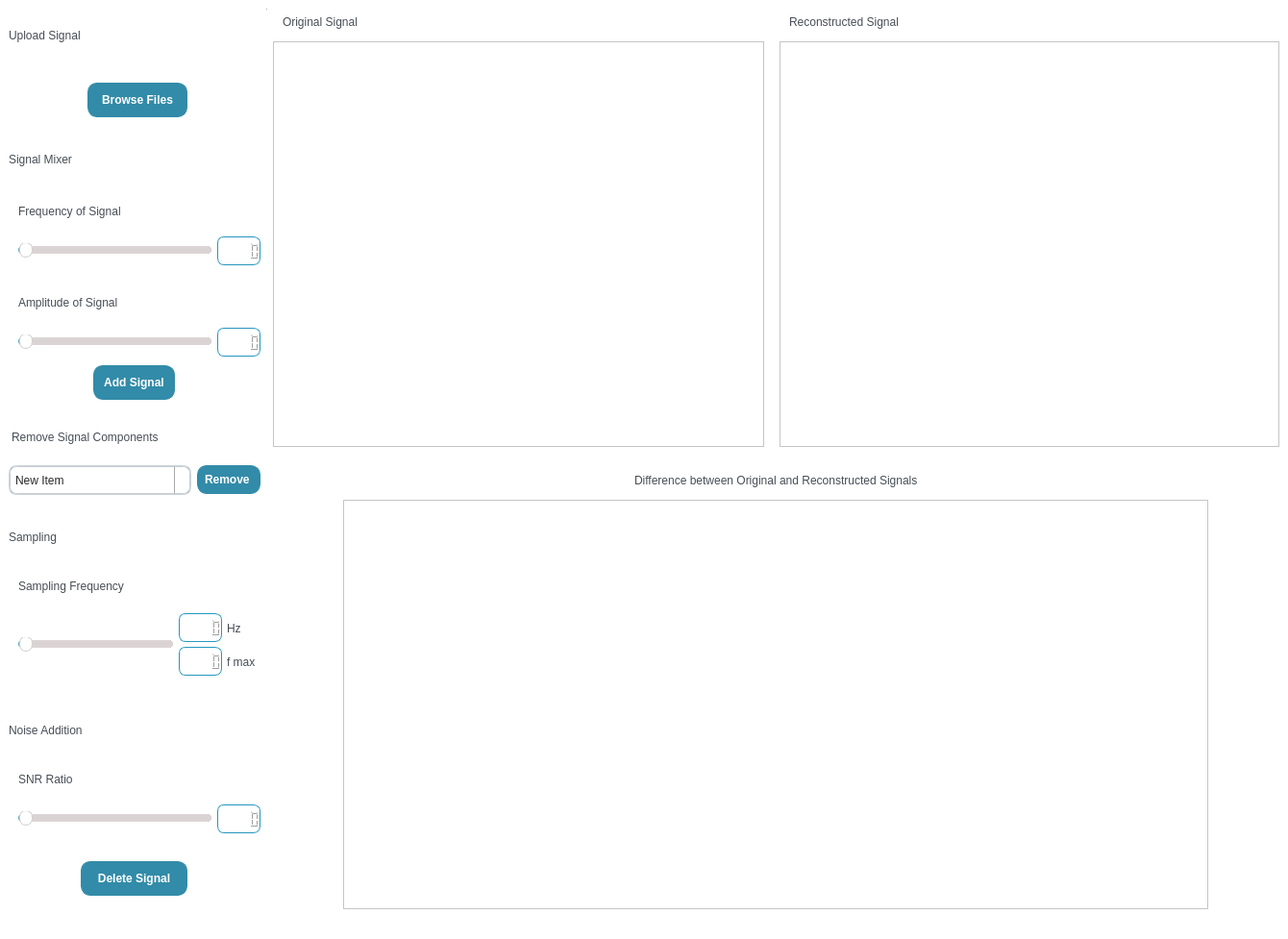
<?xml version="1.0" encoding="UTF-8"?>
<ui version="4.0">
 <class>MainWindow</class>
 <widget class="QMainWindow" name="MainWindow">
  <property name="geometry">
   <rect>
    <x>0</x>
    <y>0</y>
    <width>1340</width>
    <height>977</height>
   </rect>
  </property>
  <property name="windowTitle">
   <string>MainWindow</string>
  </property>
  <property name="styleSheet">
   <string notr="true">*{
padding: 0px;
margin: 0;
font: 12pt &quot;Calibri&quot;;

}

QMainWindow {
   /* background-color:#ececec;*/
 background-color:#e9e7e7;
}
QPushButton, QToolButton, QCommandLinkButton{
    padding: 0 5px 0 5px;
    border-style: solid;
    border-top-color: qlineargradient(spread:pad, x1:0, y1:0, x2:0, y2:1, stop:0 #c1c9cf, stop:1 #d2d8dd);
    border-right-color: qlineargradient(spread:pad, x1:1, y1:0, x2:0, y2:0, stop:0 #c1c9cf, stop:1 #d2d8dd);
    border-bottom-color: qlineargradient(spread:pad, x1:0, y1:1, x2:0, y2:0, stop:0 #c1c9cf, stop:1 #d2d8dd);
    border-left-color: qlineargradient(spread:pad, x1:0, y1:0, x2:1, y2:0, stop:0 #c1c9cf, stop:1 #d2d8dd);
    border-width: 2px;
    border-radius: 10px;
    color: #616161;
    background-color: qlineargradient(spread:pad, x1:0.5, y1:0, x2:0.5, y2:1, stop:0 #fbfdfd, stop:0.5 #ffffff, stop:1 #fbfdfd);
padding: 5px;
}
QPushButton::default, QToolButton::default, QCommandLinkButton::default{
    border: 2px solid transparent;
    color: #FFFFFF;
    background-color: qlineargradient(spread:pad, x1:0.5, y1:0, x2:0.5, y2:1, stop:0 #84afe5, stop:1 #1168e4);
}
QPushButton:hover, QToolButton:hover, QCommandLinkButton:hover{
    color: #fefafa;
}
QPushButton:pressed, QToolButton:pressed, QCommandLinkButton:pressed{
    color: #fefafa;
    background-color: qlineargradient(spread:pad, x1:0.5, y1:0, x2:0.5, y2:1, stop:0 #ffffff, stop:0.5 #fbfdfd, stop:1 #ffffff);
}
QPushButton:disabled, QToolButton:disabled, QCommandLinkButton:disabled{
    color: #616161;
    background-color: qlineargradient(spread:pad, x1:0.5, y1:0, x2:0.5, y2:1, stop:0 #dce7eb, stop:0.5 #e0e8eb, stop:1 #dee7ec);
}
QLineEdit, QTextEdit, QPlainTextEdit, QSpinBox, QDoubleSpinBox, QTimeEdit, QDateEdit, QDateTimeEdit {
    border-width: 2px;
    border-radius: 8px;
    border-style: solid;
    border-top-color: qlineargradient(spread:pad, x1:0.5, y1:1, x2:0.5, y2:0, stop:0 #c1c9cf, stop:1 #d2d8dd);
    border-right-color: qlineargradient(spread:pad, x1:0, y1:0, x2:1, y2:0, stop:0 #c1c9cf, stop:1 #d2d8dd);
    border-bottom-color: qlineargradient(spread:pad, x1:0.5, y1:0, x2:0.5, y2:1, stop:0 #c1c9cf, stop:1 #d2d8dd);
    border-left-color: qlineargradient(spread:pad, x1:1, y1:0, x2:0, y2:0, stop:0 #c1c9cf, stop:1 #d2d8dd);
    background-color: #f4f4f4;
    color: #3d3d3d;
}
QLineEdit:focus, QTextEdit:focus, QPlainTextEdit:focus, QSpinBox:focus, QDoubleSpinBox:focus, QTimeEdit:focus, QDateEdit:focus, QDateTimeEdit:focus {
    border-width: 2px;
    border-radius: 8px;
    border-style: solid;
    border-top-color: qlineargradient(spread:pad, x1:0.5, y1:1, x2:0.5, y2:0, stop:0 #85b7e3, stop:1 #9ec1db);
    border-right-color: qlineargradient(spread:pad, x1:0, y1:0, x2:1, y2:0, stop:0 #85b7e3, stop:1 #9ec1db);
    border-bottom-color: qlineargradient(spread:pad, x1:0.5, y1:0, x2:0.5, y2:1, stop:0 #85b7e3, stop:1 #9ec1db);
    border-left-color: qlineargradient(spread:pad, x1:1, y1:0, x2:0, y2:0, stop:0 #85b7e3, stop:1 #9ec1db);
    background-color: #f4f4f4;
    color: #3d3d3d;
}

QLineEdit:disabled, QTextEdit:disabled, QPlainTextEdit:disabled, QSpinBox:disabled, QDoubleSpinBox:disabled, QTimeEdit:disabled, QDateEdit:disabled, QDateTimeEdit:disabled {
    color: #b9b9b9;
}

QSlider{
margin-left: 10px
}

QSlider::groove {
    border: 1px solid #bbbbbb;
    background-color: #52595d;
    border-radius: 4px;
}

QSlider::groove:horizontal {
    height: 6px;
}

QSlider::groove:vertical {
    width: 6px;
}

QSlider::handle:horizontal {
    background: #ffffff;
    border-style: solid;
    border-width: 1px;
    border-color: rgb(207,207,207);
    width: 12px;
    margin: -5px 0;
    border-radius: 7px;
}

QSlider::handle:vertical {
    background: #ffffff;
    border-style: solid;
    border-width: 1px;
    border-color: rgb(207,207,207);
    height: 12px;
    margin: 0 -5px;
    border-radius: 7px;
}

QSlider::add-page, QSlider::sub-page {
    border: 1px transparent;
    background-color: #52595d;
    border-radius: 4px;
}

QSlider::add-page:horizontal {
    background: qlineargradient(spread:pad, x1:0, y1:0, x2:0, y2:1, stop:0 #ddd5d5, stop:0.5 #dad3d3, stop:1 #ddd5d5);
}

QSlider::sub-page:horizontal {
    background-color: qlineargradient(spread:pad, x1:0, y1:0, x2:1, y2:0, stop:0 #60adc5, stop:0.5 #3c9ebe, stop:1 #317892);
}

QSlider::add-page:vertical {
    background-color: qlineargradient(spread:pad, x1:0, y1:0, x2:0, y2:1, stop:0 #467dd1, stop:0.5 #3b88fc, stop:1 #467dd1);
}

QSlider::sub-page:vertical {
    background: qlineargradient(spread:pad, x1:0, y1:0, x2:1, y2:0, stop:0 #ddd5d5, stop:0.5 #dad3d3, stop:1 #ddd5d5);
}

QSlider::add-page:horizontal:disabled, QSlider::sub-page:horizontal:disabled, QSlider::add-page:vertical:disabled, QSlider::sub-page:vertical:disabled {
    background: #b9b9b9;
}

QComboBox, QFontComboBox {
    border-width: 2px;
    border-radius: 8px;
    border-style: solid;
    border-top-color: qlineargradient(spread:pad, x1:0.5, y1:1, x2:0.5, y2:0, stop:0 #c1c9cf, stop:1 #d2d8dd);
    border-right-color: qlineargradient(spread:pad, x1:0, y1:0, x2:1, y2:0, stop:0 #c1c9cf, stop:1 #d2d8dd);
    border-bottom-color: qlineargradient(spread:pad, x1:0.5, y1:0, x2:0.5, y2:1, stop:0 #c1c9cf, stop:1 #d2d8dd);
    border-left-color: qlineargradient(spread:pad, x1:1, y1:0, x2:0, y2:0, stop:0 #c1c9cf, stop:1 #d2d8dd);
    background-color: #f4f4f4;
    color: #272727;
    padding-left: 5px;
}

QComboBox:editable, QComboBox:!editable, QComboBox::drop-down:editable, QComboBox:!editable:on, QComboBox::drop-down:editable:on {
    background: #ffff;
}

QComboBox::drop-down {
    subcontrol-origin: padding;
    subcontrol-position: top right;
    width: 15px;
    color: #272727;
    border-left-width: 1px;
    border-left-color: darkgray;
    border-left-style: solid;
    border-top-right-radius: 3px;
    border-bottom-right-radius: 3px;
}
QComboBox::down-arrow {
    image: url(:/qss_icons/dark/rc/arrow_down_pressed.png);
width:15px;
height: 19px
}

QComboBox::down-arrow:on {
    top: 1px;
    left: 1px;
}

QComboBox QAbstractItemView {
    border: 1px solid darkgray;
    border-radius: 8px;
    selection-background-color: #dadada;
    selection-color: #272727;
    color: #272727;
    background: white;
}

QLabel, QCheckBox, QRadioButton {
    color: #272727;
}

QCheckBox {
    padding: 2px;
}

QCheckBox:disabled, QRadioButton:disabled {
    color: #808086;
    padding: 2px;
}

QCheckBox:hover {
    border-radius:4px;
    border-style:solid;
    padding-left: 1px;
    padding-right: 1px;
    padding-bottom: 1px;
    padding-top: 1px;
    border-width:1px;
    border-color: transparent;
}
QCheckBox::indicator:checked {
    image: url(/usr/share/icons/Adwaita/16x16/actions/object-select-symbolic.symbolic.png);
    height: 15px;
    width: 15px;
    border-style:solid;
    border-width: 1px;
    border-color: #48a5fd;
    color: #ffffff;
    border-radius: 3px;
    background-color: qlineargradient(spread:pad, x1:0, y1:0, x2:0, y2:1, stop:0 #48a5fd, stop:0.5 #329cfb, stop:1 #48a5fd);
}

QCheckBox::indicator:unchecked {
    
    height: 15px;
    width: 15px;
    border-style:solid;
    border-width: 1px;
    border-color: #48a5fd;
    border-radius: 3px;
    background-color: #fbfdfa;
}



QLCDNumber{
  background-color: #fff;
  border: 1.4px solid #2596be;
  border-width: 1.4px;
  border-radius: 7px;
  color: #000;
}

QMenuBar {
    background-color: #ececec;
}

QMenuBar::item {
    color: #616161;
    spacing: 3px;
    padding: 1px 4px;
    background-color: #ececec;
}

QMenuBar::item:selected {
    background-color: #dadada;
    color: #3d3d3d;
}
QMenu {
    background-color: #ececec;
}
QMenu::item:selected {
    background-color: #dadada;
    color: #3d3d3d;
}
QMenu::item {
    color: #616161;;
    background-color: #e0e0e0;
}
QTabWidget {
    color:rgb(0,0,0);
    background-color:#000000;
}
QTabWidget::pane {
    border-color: #050a0e;
    background-color: #e0e0e0;
    border-width: 1px;
    border-radius: 4px;
    position: absolute;
    top: -0.5em;
    padding-top: 0.5em;
}

QTabWidget::tab-bar {
    alignment: center;
}

QTabBar::tab {
    border-bottom: 1px solid #c0c0c0;
    padding: 3px;
    color: #272727;
    background-color: #fefefc;
    margin-left:0px;
}
QTabBar::tab:!last {
    border-right: 1px solid;
    border-right-color: #c0c0c0;
    border-bottom-color: #c0c0c0;
}
QTabBar::tab:first {
    border-top-left-radius: 4px;
    border-bottom-left-radius: 4px;
}
QTabBar::tab:last {
    border-top-right-radius: 4px;
    border-bottom-right-radius: 4px;
}
QTabBar::tab:selected, QTabBar::tab:last:selected, QTabBar::tab:hover {
    color: #FFFFFF;
    background-color: qlineargradient(spread:pad, x1:0.5, y1:0, x2:0.5, y2:1, stop:0 #84afe5, stop:1 #1168e4);
}
QRadioButton::indicator {
    height: 14px;
    width: 14px;
    border-style:solid;
    border-radius:7px;
    border-width: 1px;
}
QRadioButton::indicator:checked {
    border-color: #48a5fd;
    background-color: qradialgradient(cx:0.5, cy:0.5, radius:0.4,fx:0.5, fy:0.5, stop:0 #ffffff, stop:0.5 #ffffff, stop:0.6 #48a5fd, stop:1 #48a5fd);
}
QRadioButton::indicator:!checked {
    border-color: #a9b7c6;
    background-color: #fbfdfa;
}
QStatusBar {
    color:#027f7f;
}

QDial {
    background: #16a085;
}

QToolBox {
    color: #a9b7c6;
    background-color: #222b2e;
}
QToolBox::tab {
    color: #a9b7c6;
    background-color:#222b2e;
}
QToolBox::tab:selected {
    color: #FFFFFF;
    background-color:#222b2e;
}
QScrollArea {
    color: #FFFFFF;
    background-color:#222b2e;
}

QScrollBar:horizontal {
	max-height: 10px;
	border: 1px transparent grey;
	margin: 0px 20px 0px 20px;
	background: transparent;
}
QScrollBar:vertical {
	max-width: 10px;
	border: 1px transparent grey;
	margin: 20px 0px 20px 0px;
	background: transparent;
}
QScrollBar::handle:vertical, QScrollBar::handle:horizontal {
	background: #52595d;
	border-style: transparent;
	border-radius: 4px;
	min-height: 25px;
}
QScrollBar::handle:horizontal:hover, QScrollBar::handle:vertical:hover {
	background: qlineargradient(spread:pad, x1:0, y1:0, x2:1, y2:0, stop:0 #467dd1, stop:0.5 #3b88fc, stop:1 #467dd1);
}
QScrollBar::add-line, QScrollBar::sub-line {
    border: 2px transparent grey;
    border-radius: 4px;
    subcontrol-origin: margin;
    background: #b9b9b9;
}
QScrollBar::add-line:horizontal {
    width: 20px;
    subcontrol-position: right;
}
QScrollBar::add-line:vertical {
    height: 20px;
    subcontrol-position: bottom;
}
QScrollBar::sub-line:horizontal {
    width: 20px;
    subcontrol-position: left;
}
QScrollBar::sub-line:vertical {
    height: 20px;
    subcontrol-position: top;
}
QScrollBar::add-line:vertical:pressed, QScrollBar::add-line:horizontal:pressed, QScrollBar::sub-line:horizontal:pressed, QScrollBar::sub-line:vertical:pressed {
    background: qlineargradient(spread:pad, x1:0, y1:0, x2:1, y2:0, stop:0 #467dd1, stop:0.5 #3b88fc, stop:1 #467dd1);
}
QScrollBar::add-page:horizontal, QScrollBar::sub-page:horizontal, QScrollBar::add-page:vertical, QScrollBar::sub-page:vertical {
    background: none;
}
QScrollBar::up-arrow:vertical {
    image: url(/usr/share/icons/Adwaita/16x16/actions/go-up-symbolic.symbolic.png);
}
QScrollBar::down-arrow:vertical {
    image: url(/usr/share/icons/Adwaita/16x16/actions/go-down-symbolic.symbolic.png);
}
QScrollBar::left-arrow:horizontal {
    image: url(/usr/share/icons/Adwaita/16x16/actions/go-previous-symbolic.symbolic.png);
}
QScrollBar::right-arrow:horizontal {
    image: url(/usr/share/icons/Adwaita/16x16/actions/go-next-symbolic.symbolic.png);
}
QWidget {
  background-color: #fff;
}
QLabel {
  color: #464d55;
padding: 7px;
  /*font-weight: 600;*/
}
QLabel#heading {
  color: #0f1925;
  /*font-size: 18px;*/
  margin-bottom: 10px;
}

QLabel#subheading {
  color: #0f1925;
  font-size: 12px;
  font-weight: normal;
 margin-bottom: 10px; 
}
QLineEdit {
  border-radius: 8px;
  border: 1px solid #e0e4e7;
 /* padding: 5px 15px;*/
}

QLineEdit:focus {
  border: 1px solid #d0e3ff;
}

QLineEdit::placeholder {
  color: #767e89;
}

Line{
background-color: #C1C9CE;
}

QPushButton {
 /* background-color: #0d6efd;*/
  background-color:#328ba8;
  color: #fff;
 font-weight: 600;
  border-radius: 10px;
  border: 1px solid #328ba8;
 padding: 5px 5px; 
 /* margin-top: 10px;*/
  outline: 0px;
}
QPushButton:hover,
QPushButton:focus {
  background-color: #15718f;
  border: 3px solid #15718f;
}</string>
  </property>
  <widget class="QWidget" name="centralwidget">
   <layout class="QHBoxLayout" name="horizontalLayout_10">
    <item>
     <layout class="QHBoxLayout" name="horizontalLayout_9" stretch="1,1,4">
      <item>
       <layout class="QVBoxLayout" name="verticalLayout_6">
        <item>
         <widget class="QLabel" name="label_4">
          <property name="minimumSize">
           <size>
            <width>0</width>
            <height>0</height>
           </size>
          </property>
          <property name="maximumSize">
           <size>
            <width>16777215</width>
            <height>50</height>
           </size>
          </property>
          <property name="styleSheet">
           <string notr="true">QLabel {
font: 700 14pt &quot;Calibri&quot;;
padding: 0px;
}</string>
          </property>
          <property name="text">
           <string>Upload Signal</string>
          </property>
         </widget>
        </item>
        <item alignment="Qt::AlignHCenter">
         <widget class="QPushButton" name="browseFilesButton">
          <property name="sizePolicy">
           <sizepolicy hsizetype="Preferred" vsizetype="Fixed">
            <horstretch>0</horstretch>
            <verstretch>0</verstretch>
           </sizepolicy>
          </property>
          <property name="minimumSize">
           <size>
            <width>111</width>
            <height>0</height>
           </size>
          </property>
          <property name="maximumSize">
           <size>
            <width>120</width>
            <height>16777215</height>
           </size>
          </property>
          <property name="cursor">
           <cursorShape>PointingHandCursor</cursorShape>
          </property>
          <property name="styleSheet">
           <string notr="true">QPushButton{
margin-top: 15px;
margin-left: 7px;
padding: 10px 5px;
}</string>
          </property>
          <property name="text">
           <string>Browse Files</string>
          </property>
         </widget>
        </item>
        <item>
         <widget class="Line" name="line_2">
          <property name="minimumSize">
           <size>
            <width>0</width>
            <height>1</height>
           </size>
          </property>
          <property name="maximumSize">
           <size>
            <width>16777215</width>
            <height>1</height>
           </size>
          </property>
          <property name="orientation">
           <enum>Qt::Horizontal</enum>
          </property>
         </widget>
        </item>
        <item>
         <widget class="QLabel" name="label">
          <property name="maximumSize">
           <size>
            <width>16777215</width>
            <height>50</height>
           </size>
          </property>
          <property name="styleSheet">
           <string notr="true">QLabel {
font: 700 14pt &quot;Calibri&quot;;
margin: 0;
padding: 0
}</string>
          </property>
          <property name="text">
           <string>Signal Mixer</string>
          </property>
         </widget>
        </item>
        <item>
         <layout class="QVBoxLayout" name="verticalLayout">
          <property name="bottomMargin">
           <number>10</number>
          </property>
          <item>
           <widget class="QLabel" name="label_2">
            <property name="maximumSize">
             <size>
              <width>16777215</width>
              <height>40</height>
             </size>
            </property>
            <property name="styleSheet">
             <string notr="true">QLabel{
padding: 0 7px;
margin:0
}</string>
            </property>
            <property name="text">
             <string>Frequency of Signal</string>
            </property>
           </widget>
          </item>
          <item>
           <layout class="QHBoxLayout" name="horizontalLayout">
            <property name="sizeConstraint">
             <enum>QLayout::SetDefaultConstraint</enum>
            </property>
            <item>
             <widget class="QSlider" name="signalFrequencySlider">
              <property name="orientation">
               <enum>Qt::Horizontal</enum>
              </property>
             </widget>
            </item>
            <item>
             <widget class="QLCDNumber" name="signalFrequencyLCD">
              <property name="sizePolicy">
               <sizepolicy hsizetype="Preferred" vsizetype="Fixed">
                <horstretch>0</horstretch>
                <verstretch>0</verstretch>
               </sizepolicy>
              </property>
              <property name="maximumSize">
               <size>
                <width>45</width>
                <height>30</height>
               </size>
              </property>
             </widget>
            </item>
           </layout>
          </item>
         </layout>
        </item>
        <item>
         <layout class="QVBoxLayout" name="verticalLayout_2">
          <item>
           <widget class="QLabel" name="label_9">
            <property name="maximumSize">
             <size>
              <width>16777215</width>
              <height>40</height>
             </size>
            </property>
            <property name="styleSheet">
             <string notr="true">QLabel{
padding: 0 7px;
margin:0
}</string>
            </property>
            <property name="text">
             <string>Amplitude of Signal</string>
            </property>
           </widget>
          </item>
          <item>
           <layout class="QHBoxLayout" name="horizontalLayout_2">
            <item>
             <widget class="QSlider" name="signalAmplitudeSlider">
              <property name="orientation">
               <enum>Qt::Horizontal</enum>
              </property>
             </widget>
            </item>
            <item>
             <widget class="QLCDNumber" name="signalAmplitudeLCD">
              <property name="sizePolicy">
               <sizepolicy hsizetype="Preferred" vsizetype="Fixed">
                <horstretch>0</horstretch>
                <verstretch>0</verstretch>
               </sizepolicy>
              </property>
              <property name="maximumSize">
               <size>
                <width>45</width>
                <height>30</height>
               </size>
              </property>
             </widget>
            </item>
           </layout>
          </item>
         </layout>
        </item>
        <item alignment="Qt::AlignHCenter">
         <widget class="QPushButton" name="addSignalButton">
          <property name="styleSheet">
           <string notr="true">QPushButton{
padding:10px
}</string>
          </property>
          <property name="text">
           <string>Add Signal</string>
          </property>
         </widget>
        </item>
        <item>
         <widget class="QLabel" name="label_14">
          <property name="maximumSize">
           <size>
            <width>16777215</width>
            <height>50</height>
           </size>
          </property>
          <property name="styleSheet">
           <string notr="true">QLabel {
font: 700 14pt &quot;Calibri&quot;;
margin-top: 10px;
margin-bottom: 0;
margin-right: 50px;
margin-left: 0;
padding: 0
}</string>
          </property>
          <property name="text">
           <string>Remove Signal Components</string>
          </property>
         </widget>
        </item>
        <item>
         <layout class="QHBoxLayout" name="horizontalLayout_8" stretch="1,0">
          <item>
           <widget class="QComboBox" name="componentsComboBox">
            <property name="sizePolicy">
             <sizepolicy hsizetype="Expanding" vsizetype="Fixed">
              <horstretch>1</horstretch>
              <verstretch>0</verstretch>
             </sizepolicy>
            </property>
            <property name="minimumSize">
             <size>
              <width>160</width>
              <height>0</height>
             </size>
            </property>
            <property name="maximumSize">
             <size>
              <width>16777215</width>
              <height>16777215</height>
             </size>
            </property>
            <property name="styleSheet">
             <string notr="true">QComboBox{
height:27px;
}</string>
            </property>
            <item>
             <property name="text">
              <string>New Item</string>
             </property>
            </item>
            <item>
             <property name="text">
              <string>New Item</string>
             </property>
            </item>
            <item>
             <property name="text">
              <string>New Item</string>
             </property>
            </item>
           </widget>
          </item>
          <item>
           <widget class="QPushButton" name="removeComponentsButton">
            <property name="sizePolicy">
             <sizepolicy hsizetype="Fixed" vsizetype="Fixed">
              <horstretch>0</horstretch>
              <verstretch>0</verstretch>
             </sizepolicy>
            </property>
            <property name="styleSheet">
             <string notr="true">QPushButton{
padding: 7px
}</string>
            </property>
            <property name="text">
             <string>Remove </string>
            </property>
           </widget>
          </item>
         </layout>
        </item>
        <item>
         <widget class="Line" name="line_3">
          <property name="maximumSize">
           <size>
            <width>16777215</width>
            <height>1</height>
           </size>
          </property>
          <property name="orientation">
           <enum>Qt::Horizontal</enum>
          </property>
         </widget>
        </item>
        <item>
         <layout class="QVBoxLayout" name="verticalLayout_8">
          <property name="bottomMargin">
           <number>10</number>
          </property>
          <item>
           <widget class="QLabel" name="label_13">
            <property name="maximumSize">
             <size>
              <width>16777215</width>
              <height>50</height>
             </size>
            </property>
            <property name="styleSheet">
             <string notr="true">QLabel {
font: 700 14pt &quot;Calibri&quot;;
padding: 0
}</string>
            </property>
            <property name="text">
             <string>Sampling</string>
            </property>
           </widget>
          </item>
          <item>
           <layout class="QVBoxLayout" name="verticalLayout_4">
            <item>
             <widget class="QLabel" name="label_3">
              <property name="maximumSize">
               <size>
                <width>16777215</width>
                <height>40</height>
               </size>
              </property>
              <property name="styleSheet">
               <string notr="true">QLabel{
padding: 0 7px;
margin:0
}</string>
              </property>
              <property name="text">
               <string>Sampling Frequency</string>
              </property>
             </widget>
            </item>
            <item>
             <layout class="QHBoxLayout" name="horizontalLayout_5">
              <property name="spacing">
               <number>6</number>
              </property>
              <property name="bottomMargin">
               <number>0</number>
              </property>
              <item>
               <widget class="QSlider" name="samplingFrequencySlider">
                <property name="singleStep">
                 <number>26</number>
                </property>
                <property name="orientation">
                 <enum>Qt::Horizontal</enum>
                </property>
               </widget>
              </item>
              <item>
               <layout class="QVBoxLayout" name="verticalLayout_3">
                <property name="spacing">
                 <number>0</number>
                </property>
                <property name="sizeConstraint">
                 <enum>QLayout::SetDefaultConstraint</enum>
                </property>
                <property name="leftMargin">
                 <number>0</number>
                </property>
                <item>
                 <layout class="QHBoxLayout" name="horizontalLayout_3">
                  <property name="spacing">
                   <number>0</number>
                  </property>
                  <item>
                   <widget class="QLCDNumber" name="actualFrequencyLCD">
                    <property name="sizePolicy">
                     <sizepolicy hsizetype="Preferred" vsizetype="Fixed">
                      <horstretch>0</horstretch>
                      <verstretch>0</verstretch>
                     </sizepolicy>
                    </property>
                    <property name="minimumSize">
                     <size>
                      <width>0</width>
                      <height>0</height>
                     </size>
                    </property>
                    <property name="maximumSize">
                     <size>
                      <width>45</width>
                      <height>30</height>
                     </size>
                    </property>
                   </widget>
                  </item>
                  <item>
                   <widget class="QLabel" name="label_5">
                    <property name="maximumSize">
                     <size>
                      <width>16777215</width>
                      <height>35</height>
                     </size>
                    </property>
                    <property name="styleSheet">
                     <string notr="true">QLabel{
padding: 0px 2px;
margin:0
}</string>
                    </property>
                    <property name="text">
                     <string>Hz</string>
                    </property>
                   </widget>
                  </item>
                 </layout>
                </item>
                <item>
                 <layout class="QHBoxLayout" name="horizontalLayout_4">
                  <property name="spacing">
                   <number>0</number>
                  </property>
                  <item>
                   <widget class="QLCDNumber" name="normalizedFrequencyLCD">
                    <property name="sizePolicy">
                     <sizepolicy hsizetype="Preferred" vsizetype="Fixed">
                      <horstretch>0</horstretch>
                      <verstretch>0</verstretch>
                     </sizepolicy>
                    </property>
                    <property name="minimumSize">
                     <size>
                      <width>0</width>
                      <height>0</height>
                     </size>
                    </property>
                    <property name="maximumSize">
                     <size>
                      <width>45</width>
                      <height>30</height>
                     </size>
                    </property>
                   </widget>
                  </item>
                  <item>
                   <widget class="QLabel" name="label_6">
                    <property name="maximumSize">
                     <size>
                      <width>16777215</width>
                      <height>35</height>
                     </size>
                    </property>
                    <property name="styleSheet">
                     <string notr="true">QLabel{
padding: 0px 2px;
margin:0
}</string>
                    </property>
                    <property name="text">
                     <string>f max</string>
                    </property>
                   </widget>
                  </item>
                 </layout>
                </item>
               </layout>
              </item>
             </layout>
            </item>
           </layout>
          </item>
         </layout>
        </item>
        <item>
         <widget class="Line" name="line_4">
          <property name="maximumSize">
           <size>
            <width>16777215</width>
            <height>1</height>
           </size>
          </property>
          <property name="orientation">
           <enum>Qt::Horizontal</enum>
          </property>
         </widget>
        </item>
        <item>
         <layout class="QVBoxLayout" name="verticalLayout_9">
          <item>
           <widget class="QLabel" name="label_8">
            <property name="maximumSize">
             <size>
              <width>16777215</width>
              <height>50</height>
             </size>
            </property>
            <property name="styleSheet">
             <string notr="true">QLabel {
font: 700 14pt &quot;Calibri&quot;;
padding: 0
}</string>
            </property>
            <property name="text">
             <string>Noise Addition</string>
            </property>
           </widget>
          </item>
          <item>
           <layout class="QVBoxLayout" name="verticalLayout_5">
            <item>
             <widget class="QLabel" name="label_7">
              <property name="maximumSize">
               <size>
                <width>16777215</width>
                <height>40</height>
               </size>
              </property>
              <property name="styleSheet">
               <string notr="true">QLabel{
padding: 0px 7px;
}</string>
              </property>
              <property name="text">
               <string>SNR Ratio</string>
              </property>
             </widget>
            </item>
            <item>
             <layout class="QHBoxLayout" name="horizontalLayout_6">
              <item>
               <widget class="QSlider" name="snrSlider">
                <property name="orientation">
                 <enum>Qt::Horizontal</enum>
                </property>
               </widget>
              </item>
              <item>
               <widget class="QLCDNumber" name="snrLCD">
                <property name="sizePolicy">
                 <sizepolicy hsizetype="Preferred" vsizetype="Fixed">
                  <horstretch>0</horstretch>
                  <verstretch>0</verstretch>
                 </sizepolicy>
                </property>
                <property name="maximumSize">
                 <size>
                  <width>45</width>
                  <height>30</height>
                 </size>
                </property>
               </widget>
              </item>
             </layout>
            </item>
           </layout>
          </item>
         </layout>
        </item>
        <item>
         <widget class="Line" name="line_5">
          <property name="minimumSize">
           <size>
            <width>0</width>
            <height>1</height>
           </size>
          </property>
          <property name="maximumSize">
           <size>
            <width>16777215</width>
            <height>1</height>
           </size>
          </property>
          <property name="orientation">
           <enum>Qt::Horizontal</enum>
          </property>
         </widget>
        </item>
        <item alignment="Qt::AlignHCenter">
         <widget class="QPushButton" name="deleteSignalButton">
          <property name="minimumSize">
           <size>
            <width>111</width>
            <height>0</height>
           </size>
          </property>
          <property name="cursor">
           <cursorShape>PointingHandCursor</cursorShape>
          </property>
          <property name="styleSheet">
           <string notr="true">QPushButton{
margin-top: 10px;
padding: 10px 5px
}</string>
          </property>
          <property name="text">
           <string>Delete Signal</string>
          </property>
         </widget>
        </item>
       </layout>
      </item>
      <item>
       <widget class="Line" name="line">
        <property name="sizePolicy">
         <sizepolicy hsizetype="Fixed" vsizetype="Expanding">
          <horstretch>0</horstretch>
          <verstretch>0</verstretch>
         </sizepolicy>
        </property>
        <property name="minimumSize">
         <size>
          <width>1</width>
          <height>0</height>
         </size>
        </property>
        <property name="maximumSize">
         <size>
          <width>1</width>
          <height>16777215</height>
         </size>
        </property>
        <property name="orientation">
         <enum>Qt::Vertical</enum>
        </property>
       </widget>
      </item>
      <item>
       <layout class="QVBoxLayout" name="verticalLayout_13" stretch="0,0">
        <item>
         <layout class="QHBoxLayout" name="horizontalLayout_7" stretch="0,0">
          <item>
           <layout class="QVBoxLayout" name="verticalLayout_10">
            <property name="rightMargin">
             <number>10</number>
            </property>
            <property name="bottomMargin">
             <number>10</number>
            </property>
            <item>
             <widget class="QLabel" name="label_11">
              <property name="styleSheet">
               <string notr="true">QLabel {
font: 700 12pt &quot;Calibri&quot;;
}</string>
              </property>
              <property name="text">
               <string>Original Signal</string>
              </property>
             </widget>
            </item>
            <item>
             <widget class="PlotWidget" name="originalgraphicsView">
              <property name="minimumSize">
               <size>
                <width>380</width>
                <height>0</height>
               </size>
              </property>
              <property name="maximumSize">
               <size>
                <width>900</width>
                <height>16777215</height>
               </size>
              </property>
             </widget>
            </item>
           </layout>
          </item>
          <item>
           <layout class="QVBoxLayout" name="verticalLayout_11">
            <property name="bottomMargin">
             <number>10</number>
            </property>
            <item>
             <widget class="QLabel" name="label_10">
              <property name="styleSheet">
               <string notr="true">QLabel {
font: 700 12pt &quot;Calibri&quot;;
}</string>
              </property>
              <property name="text">
               <string>Reconstructed Signal</string>
              </property>
             </widget>
            </item>
            <item>
             <widget class="PlotWidget" name="reconstructedgraphicsView">
              <property name="minimumSize">
               <size>
                <width>380</width>
                <height>0</height>
               </size>
              </property>
              <property name="maximumSize">
               <size>
                <width>900</width>
                <height>16777215</height>
               </size>
              </property>
             </widget>
            </item>
           </layout>
          </item>
         </layout>
        </item>
        <item>
         <layout class="QVBoxLayout" name="verticalLayout_12" stretch="0,0">
          <property name="topMargin">
           <number>5</number>
          </property>
          <item alignment="Qt::AlignHCenter">
           <widget class="QLabel" name="label_12">
            <property name="styleSheet">
             <string notr="true">QLabel {
font: 700 12pt &quot;Calibri&quot;;
}</string>
            </property>
            <property name="text">
             <string>Difference between Original and Reconstructed Signals</string>
            </property>
           </widget>
          </item>
          <item alignment="Qt::AlignHCenter">
           <widget class="PlotWidget" name="differencegraphicsView">
            <property name="sizePolicy">
             <sizepolicy hsizetype="Expanding" vsizetype="Expanding">
              <horstretch>1</horstretch>
              <verstretch>0</verstretch>
             </sizepolicy>
            </property>
            <property name="minimumSize">
             <size>
              <width>900</width>
              <height>0</height>
             </size>
            </property>
           </widget>
          </item>
         </layout>
        </item>
       </layout>
      </item>
     </layout>
    </item>
   </layout>
  </widget>
  <widget class="QMenuBar" name="menubar">
   <property name="geometry">
    <rect>
     <x>0</x>
     <y>0</y>
     <width>1340</width>
     <height>32</height>
    </rect>
   </property>
  </widget>
  <widget class="QStatusBar" name="statusbar"/>
 </widget>
 <customwidgets>
  <customwidget>
   <class>PlotWidget</class>
   <extends>QGraphicsView</extends>
   <header>pyqtgraph</header>
  </customwidget>
 </customwidgets>
 <resources>
  <include location="../../Downloads/QDarkStyleSheet-master/QDarkStyleSheet-master/qdarkstyle/dark/darkstyle.qrc"/>
 </resources>
 <connections>
  <connection>
   <sender>signalAmplitudeSlider</sender>
   <signal>valueChanged(int)</signal>
   <receiver>signalAmplitudeLCD</receiver>
   <slot>display(int)</slot>
   <hints>
    <hint type="sourcelabel">
     <x>307</x>
     <y>353</y>
    </hint>
    <hint type="destinationlabel">
     <x>393</x>
     <y>359</y>
    </hint>
   </hints>
  </connection>
  <connection>
   <sender>signalFrequencySlider</sender>
   <signal>valueChanged(int)</signal>
   <receiver>signalFrequencyLCD</receiver>
   <slot>display(int)</slot>
   <hints>
    <hint type="sourcelabel">
     <x>176</x>
     <y>271</y>
    </hint>
    <hint type="destinationlabel">
     <x>381</x>
     <y>276</y>
    </hint>
   </hints>
  </connection>
 </connections>
</ui>
